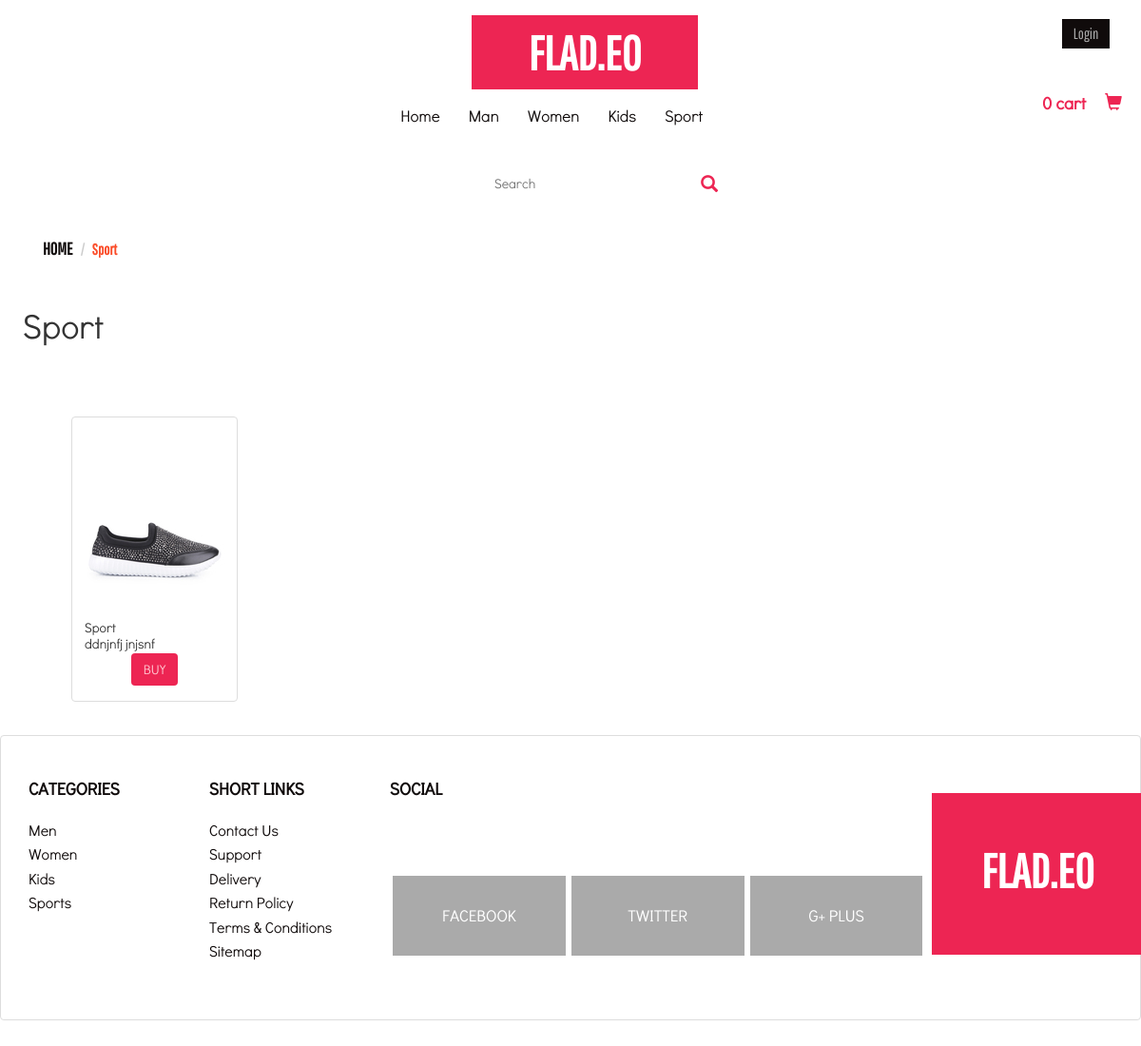
The page /index.php/user/sport on the database its author committed.
### tables this page shows
CREATE TABLE `barang` (
  `id_barang` int(5) NOT NULL,
  `kategori_barang` varchar(30) NOT NULL,
  `nama_barang` varchar(30) NOT NULL,
  `kuantitas_barang` int(11) NOT NULL,
  `keterangan` text NOT NULL,
  `harga_barang` int(11) NOT NULL,
  `gambar` text NOT NULL
);

### application/controllers/User.php (called while the page is built, shortened)
<?php
    class User extends CI_Controller {
        public function __construct() {
            $this->load->model('barang');
        }
        public function sport() {
            $where = array(
                'kategori_barang' => 'sport'
            );
            $data['barang'] = $this->barang->get_per_kategori($where);
            $this->load->view('user/sport', $data);
        }
    }

### index.php (called while the page is built, shortened)
<?php
require_once BASEPATH.'core/CodeIgniter.php';

### application/models/Barang.php (called while the page is built, shortened)
<?php
    class Barang extends CI_Model {
        public function get_per_kategori($where) {
            return $this->db->order_by('id_barang', 'DESC')->get_where('barang', $where)->result();
        }
    }

### application/views/user/sport.php (the view, shortened to what this page needs)
<!DOCTYPE html>
<html lang="en">
<head>
			 <link href="<?php echo base_url(); ?>assets/css/bootstrap.min.css" rel="stylesheet" type="text/css">
			<link href="<?php echo base_url(); ?>assets/css/style_user.css" rel="stylesheet" type="text/css"/>
            <link rel="stylesheet" href="<?php echo base_url(); ?>assets/css/flexslider.css" type="text/css" media="screen" />
</head>
<body>
<div id="header">
<div class="container">
<br>
<div class="header">
            <div class="container">
<div class="header-top">
                    <div class="logo">
                        <center><a href="<?php echo base_url(); ?>index.php/user/dashboard">FLAD.EO</a></center>
                    </div>
                    <div class="login-bars">
                        <a class="btn btn-default log-bar" href="<?php echo base_url(); ?>index.php/user/login" role="button">Login</a>
                        <div class="cart box_1">
                            <h3>
                        </h3>
                            <a href="<?php echo base_url(); ?>index.php/user/checkout"><button type="button" class="btn btn-default btn-lg button1 button1-hover">0 cart
							&nbsp;&nbsp;&nbsp;
              <span class="glyphicon glyphicon-shopping-cart" aria-hidden="true"></span>
            </button></a>
                        </div>
                    </div>
              </div>
</div>
                <div class="header-botom center">
                    <div class="content white">
                    <nav class="navbar navbar-default nav-menu" role="navigation">
                        <div class="collapse navbar-collapse collapse-pdng" id="bs-example-navbar-collapse-1">
                            <ul class="nav navbar-nav nav-font">
                                <li>
                                    <a href="<?php echo base_url(); ?>index.php/user/dashboard">Home</a>
                                </li>
                                <li>
                                    <a href="<?php echo base_url(); ?>index.php/user/man">Man</a>
                                </li>
                                <li>
                                    <a href="<?php echo base_url(); ?>index.php/user/women">Women</a>
                                </li>
                                <li>
                                    <a href="<?php echo base_url(); ?>index.php/user/kids">Kids</a>
                                </li>
                                <li><a href="<?php echo base_url(); ?>index.php/user/sport">Sport</a></li>
                                <div class="clearfix"></div>
                            </ul>
                            <div class="clearfix"></div>
                        </div>
                    </nav>
                    </div>
                </div>
    </div>
  </div>
        <form>
     <center><input class="search search-hover" align="left" type="search" placeholder="Search" width="500px">
	 <button type="button" class="btn btn-default btn-lg button1 button1-hover">
              <span class="glyphicon glyphicon-search" aria-hidden="true"></span>
       </button></center>
    </form>
<br>
<div class="head-bread">
            <div class="container">
                <ol class="breadcrumb">
                    <li><a href="<?php echo base_url(); ?>index.php/user/dashboard">Home</a></li>
                    <li class="active">Sport</li>
                </ol>
            </div>
        </div>
<br>
<h1>&nbsp;&nbsp;&nbsp;Sport</h1>
<ul class="thumbnails">
<?php
    foreach($barang as $b) {
        echo '
        <li class="span3 detail-box">
            <div class="thumbnail">
            <a  href="'.base_url('index.php/user/detail/').$b->id_barang.'"><img src="'.base_url('assets/img/').$b->gambar.'" alt=""/></a>
            <div class="caption">
                <h5>'.$b->nama_barang.'</h5>
                <p>
                '.$b->keterangan.'
                </p>
                <center><a class="btn buy buy-hover" href="'.base_url('index.php/user/detail/').$b->id_barang.'">BUY</a></center>
            </div>
            </div>
        </li>
        ';
    }
?>
</ul>
		</div>
<br>
<br>
<br>
	<ul class="thumbnail">
	<li>
	<div class="footer-grid">
            <div class="container">
                <div class="col-md-2 re-ft-grd">
                    <h3>Categories</h3>
                    <ul class="categories">
                        <li><a href="<?php echo base_url(); ?>index.php/user/men">Men</a></li>
                        <li><a href="<?php echo base_url(); ?>index.php/user/women">Women</a></li>
                        <li><a href="<?php echo base_url(); ?>index.php/user/kids">Kids</a></li>
                        <li><a href="<?php echo base_url(); ?>index.php/user/sport">Sports</a></li>
                    </ul>
                </div>
                <div class="col-md-2 re-ft-grd">
                    <h3>Short links</h3>
                    <ul class="shot-links">
                        <li><a href="<?php echo base_url(); ?>index.php/user/contact">Contact us</a></li>
                        <li><a href="#">Support</a></li>
                        <li><a href="#">Delivery</a></li>
                        <li><a href="#">Return Policy</a></li>
                        <li><a href="#">Terms & conditions</a></li>
                        <li><a href="#">Sitemap</a></li>
                    </ul>
                </div>
                <div class="col-md-6 re-ft-grd">
                    <h3>Social</h3>
                    <ul class="social">
                        <li><a href="#" class="fb">facebook</a></li>
                        <li><a href="#" class="twt">twitter</a></li>
                        <li><a href="#" class="gpls">g+ plus</a></li>
                    </ul>
                </div>
                <div class="col-md-2 re-ft-grd">
                    <div class="bt-logo">
                        <div class="logo">
                            <a href="<?php echo base_url(); ?>index.php/user/dashboard" class="ft-log">FLAD.EO</a>
                        </div>
                    </div>
                </div>
	  </li>
  </ul>
</body>
</html>

### assets/css/style_user.css (style rules this page uses)
h4, h5, h6, h1, h2, h3 { margin: 0; }
ul, ol, li { margin: 0; padding: 0; }
p { margin: 0;padding: 0; }
body { margin:0; padding:0; }
.detail-box { display: inline-block; width: 175px; height: 200px; margin: 75px; }
.buy { background-color: #ED2553; color: #FFC0CB; }
form { width:500px; margin:5px auto; }
.search { padding:8px 80px; background: white; border:#FFC0CB; }
.button1 { position:relative; left:-4px; padding:10px 1px; border:0px solid #ED2553; background-color: #ED255; color:#ed2553; font-weight:bold; }
.header-top { position: relative; padding: 0; text-align: center; }
.login-bars { position: absolute; top: 0%; right: 0%; }
.logo a,.logo a:hover { font-family: 'Pathway Gothic One'; background-color: #ed2553; text-transform: uppercase; text-decoration: none; padding: 10px 60px; font-weight: bold; font-size: 50px; color: #fff; }
a.log-bar { background-color: #100B0B; color: #aaa; border-radius: 0; border: 0; padding: 4px 12px; font-family: 'Pathway Gothic One'; font-weight: 400; font-size: 16px; text-transform: capitalize; }
* { margin: 0; padding: 0; font-family: 'Didact Gothic'; font-weight: 400; }
.nav-menu { background: transparent; border-radius: 0; border: 0; margin-top: 6px; }
.collapse-pdng { padding: 0px 0px; margin: 0 auto; width: 34%; }
ul.nav-font>li>a { font-size: 17px; color: #100b0b !important; font-family: 'Didact Gothic'; font-weight: 400; }
.footer-grid ul { list-style-type: none; }
.footer-grid { padding: 3em 0; }
.re-ft-grd h3 { font-family: 'Didact Gothic'; font-weight: 700; text-transform: uppercase; font-size: 18px; color: #100b0b; margin-bottom: 20px; text-shadow: none; }
ul.categories li a,ul.shot-links li a { font-family: 'Didact Gothic'; color: #100b0b; font-size: 16px; font-weight: 400; text-transform: capitalize; line-height: 1.6em; }
ul.social li { display: inline; }
.re-ft-grd { padding: 0; }
ul.social li a { padding: 30px 0px; width: 31.9%; float: left; background-color: #AAA; color: #fff; text-align: center; margin: 61px 3px 0px; font-size: 17px; text-transform: uppercase; font-weight: 400; }
.bt-logo { padding-top: 60px; }
a.ft-log, a.ft-log:hover { padding: 52px 52PX 60PX; }
.box_1 { margin-top: 15px; }
.box_1 h3 { color: #100b0b; font-size: 1.2em; font-weight: 700; margin: 0; }
ol.breadcrumb li a { text-transform: uppercase; font-weight: bold; color: #100B0B; font-family: 'Pathway Gothic One'; font-size: 18px; text-shadow: none; }
.breadcrumb>.active { font-family: 'Pathway Gothic One'; color: #fb4c29; font-weight: 600; font-size: 16px; }
.breadcrumb { background-color: #FFFFFF; }
.thumbnail { display: block; padding: 4px; margin-bottom: 20px; line-height: 1.42857143; background-color: #fff; border: 1px solid #ddd; border-radius: 4px; -webkit-transition: border .2s ease-in-out; -o-transition: border .2s ease-in-out; transition: border .2s ease-in-out; height: 300px; }

### rows shown on the page
barang: gambar (picture), nama_barang "Sport", keterangan "ddnjnfj jnjsnf"
